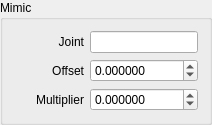
          <widget class="QGroupBox" name="JointMimicGroupBox">
           <property name="enabled">
            <bool>true</bool>
           </property>
           <property name="title">
            <string>Mimic</string>
           </property>
           <layout class="QVBoxLayout">
            <item>
             <layout class="QHBoxLayout">
              <item>
               <widget class="QLabel" name="label_48">
                <property name="minimumSize">
                 <size>
                  <width>70</width>
                  <height>0</height>
                 </size>
                </property>
                <property name="maximumSize">
                 <size>
                  <width>64</width>
                  <height>16777215</height>
                 </size>
                </property>
                <property name="text">
                 <string>Joint</string>
                </property>
                <property name="alignment">
                 <set>Qt::AlignRight|Qt::AlignTrailing|Qt::AlignVCenter</set>
                </property>
               </widget>
              </item>
              <item>
               <widget class="QLineEdit" name="JointMimicJointNameLineEdit"/>
              </item>
             </layout>
            </item>
            <item>
             <layout class="QHBoxLayout">
              <item>
               <widget class="QLabel" name="label_93">
                <property name="minimumSize">
                 <size>
                  <width>70</width>
                  <height>0</height>
                 </size>
                </property>
                <property name="maximumSize">
                 <size>
                  <width>64</width>
                  <height>16777215</height>
                 </size>
                </property>
                <property name="layoutDirection">
                 <enum>Qt::LeftToRight</enum>
                </property>
                <property name="text">
                 <string>Offset</string>
                </property>
                <property name="alignment">
                 <set>Qt::AlignRight|Qt::AlignTrailing|Qt::AlignVCenter</set>
                </property>
               </widget>
              </item>
              <item>
               <widget class="QDoubleSpinBox" name="JointMimicOffsetSpinBox">
                <property name="decimals">
                 <number>6</number>
                </property>
                <property name="minimum">
                 <double>-10000.000000000000000</double>
                </property>
                <property name="maximum">
                 <double>10000.000000000000000</double>
                </property>
                <property name="singleStep">
                 <double>0.001000000000000</double>
                </property>
               </widget>
              </item>
             </layout>
            </item>
            <item>
             <layout class="QHBoxLayout">
              <item>
               <widget class="QLabel" name="label_92">
                <property name="minimumSize">
                 <size>
                  <width>70</width>
                  <height>0</height>
                 </size>
                </property>
                <property name="maximumSize">
                 <size>
                  <width>64</width>
                  <height>16777215</height>
                 </size>
                </property>
                <property name="layoutDirection">
                 <enum>Qt::LeftToRight</enum>
                </property>
                <property name="text">
                 <string>Multiplier</string>
                </property>
                <property name="alignment">
                 <set>Qt::AlignRight|Qt::AlignTrailing|Qt::AlignVCenter</set>
                </property>
               </widget>
              </item>
              <item>
               <widget class="QDoubleSpinBox" name="JointMimicMultiplierSpinBox">
                <property name="decimals">
                 <number>6</number>
                </property>
                <property name="minimum">
                 <double>-10000.000000000000000</double>
                </property>
                <property name="maximum">
                 <double>10000.000000000000000</double>
                </property>
                <property name="singleStep">
                 <double>0.001000000000000</double>
                </property>
                <property name="value">
                 <double>0.000000000000000</double>
                </property>
               </widget>
              </item>
             </layout>
            </item>
           </layout>
          </widget>
